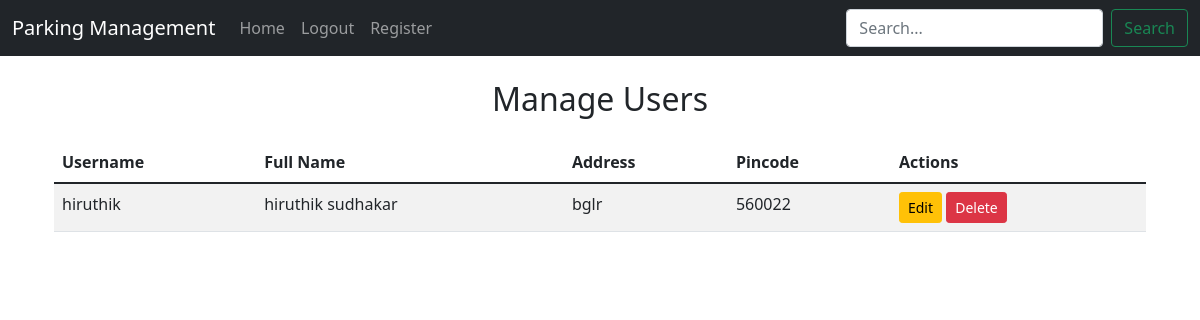
Before: /admin_user (signed in) with the older database file.
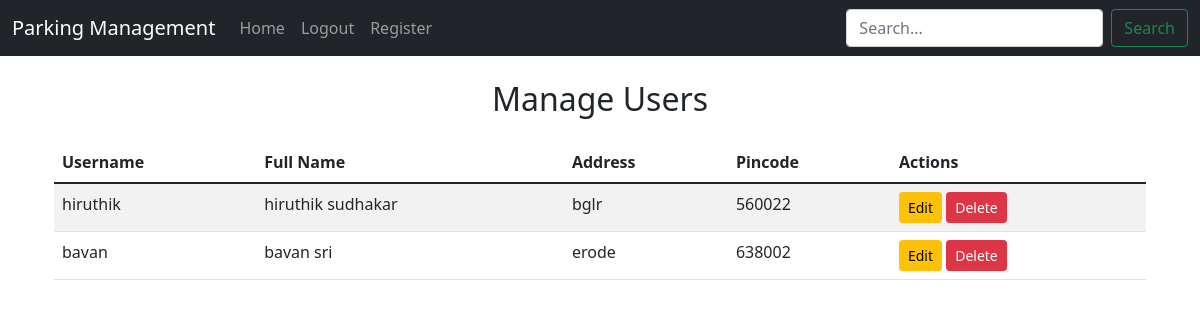
After: the same page with the newer database file.
### app.py (models this page shows)
class User(db.Model):
    __tablename__='user'
    id=db.Column(db.Integer,primary_key=True)
    username=db.Column(db.String(20),unique=True,nullable=False)
    password=db.Column(db.String(20),nullable=False)
    fullname=db.Column(db.String(20),nullable=False)
    address=db.Column(db.String(20),nullable=False)
    pincode=db.Column(db.String(20),nullable=False)
    bookings=db.relationship('Booking',back_populates='user', cascade='all, delete-orphan')

### app.py (the view)
@app.route('/admin_user', methods=['GET', 'POST'])
def admin_user():
    if 'username' not in session or session['username'] != 'admin':
        return redirect(url_for('login'))
    users = User.query.filter(User.username != 'admin').all()
    return render_template('manage_user.html', users=users)

### templates/manage_user.html (shortened to what this page needs)
{% extends 'base.html' %}
{% block content %}
<div class="container mt-4">
    <h2 class="mb-4 text-center">Manage Users</h2>
    <table class="table table-striped">
        <thead>
            <tr>
                <th scope="col">Username</th>
                <th scope="col">Full Name</th>
                <th scope="col">Address</th>
                <th scope="col">Pincode</th>
                <th scope="col">Actions</th>
            </tr>
        </thead>
        <tbody>
            {% for user in users %}
            <tr>
                <td>{{ user.username }}</td>
                <td>{{ user.fullname }}</td>
                <td>{{ user.address }}</td>
                <td>{{ user.pincode }}</td>
                <td>
                    <a href="/edit_user/{{ user.id }}" class="btn btn-warning btn-sm">Edit</a>
                 <a href="/delete_user/{{ user.id }}" class="btn btn-danger btn-sm"
   onclick="return confirm('Are you sure you want to delete this user?');">
   Delete
</a>
                </td>
            </tr>
            {% endfor %}
        </tbody>
    </table>
</div>
{% endblock %}

Changed rows visible on the page:
added User: username "bavan", fullname "bavan sri", address "erode", pincode "638002"
